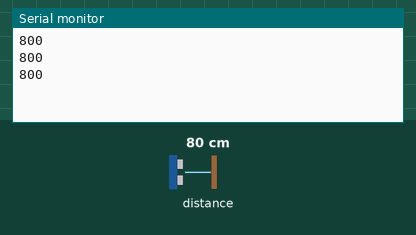
Bench run of a sketch on a simulated Arduino Uno, built with avr-gcc and run on an emulated ATmega328P. On the bench: the last lines printed to the serial monitor. The inputs (shaded band) are chosen by the test bench; at power-on: distance to the obstacle 80 cm.

Above: at 1.3 s.
1.4 s: distance to the obstacle set to 2 cm
At 2.1 s:
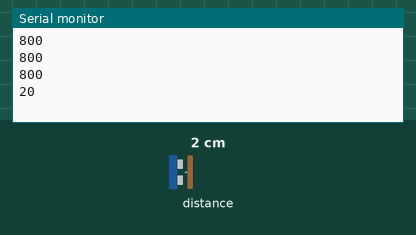
2.9 s: distance to the obstacle set to 4 cm
At 3.7 s:
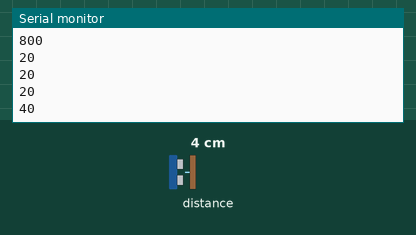
Timing chart, 0 to 5.9 s (numbered marks = the images above; inputs shaded):
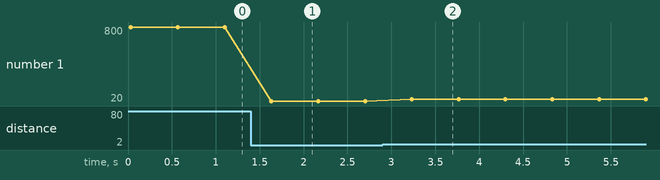

Measured:
- after the input at 1.4 s, the serial monitor: prints a new line after 0.23 s (image 1)
- after the input at 2.9 s, the serial monitor: prints a new line after 0.33 s (image 2)
- plotted number 1: 800 → 20 after the input at 1.4 s, 20 → 40 after the input at 2.9 s

The sketch:

Sketch_Arduino_LaserTest.ino
```cpp
// Site: http://arduino.stackexchange.com/questions/25050/multiple-vl6180x-distance-sensors-interactive-problem

#include "Adafruit_VL6180X.h"

Adafruit_VL6180X sensor;

void setup() {
  Wire.begin(); // Should only be called once
  sensor.begin();
  Serial.begin(9600);
}

void loop() {
//  Serial.println(sensor.readReg(0x212),HEX);
  Serial.println(sensor.readRange());
  delay(500);
}
```
